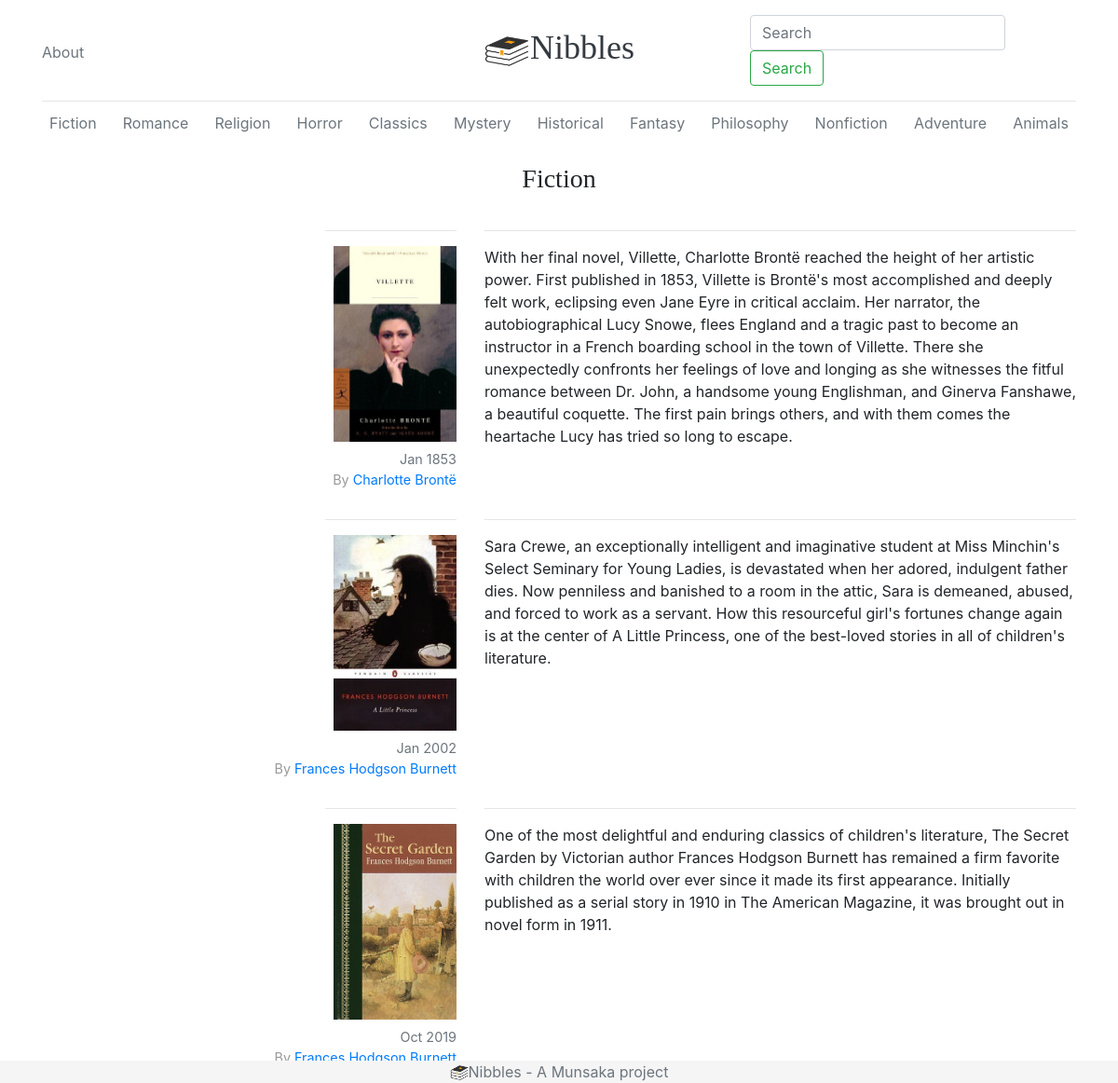
Page /nibbles/genre/Fiction on the committed database.
### NibblesBookApp/models.py (models this page shows, shortened)
class Book(models.Model):
    id = models.PositiveIntegerField(primary_key=True)
    image = models.CharField(max_length=300, default='static/images/books/')
    title = models.CharField(max_length=200)
    author = models.ForeignKey(Author, on_delete=models.CASCADE)
    pages = models.PositiveSmallIntegerField()
    description = models.TextField(max_length=900)
    genre = models.CharField(max_length=30)
    isbn = models.BigIntegerField()
    publisher = models.ForeignKey(Publisher, on_delete=models.CASCADE)
    date = models.DateTimeField(null=True, blank=True)
    store = models.ManyToManyField(Store)
    ''' get average rating of a book '''

class Author(models.Model):
    id = models.PositiveIntegerField(primary_key=True)
    image = models.CharField(max_length=50, default='static/images/authors/')
    first_name = models.CharField(max_length=60)
    last_name = models.CharField(max_length=60)
    about = models.TextField(max_length=1000, default='None')
    def __str__(self):
        return self.first_name + ' ' + self.last_name

### NibblesBookApp/views.py (the view)
# urls.py: path('genre/<str:genre>', views.get_genre, name='get_genre'),
def get_genre(request, genre):
    queryset = models.Book.objects.filter(genre=genre)
    context = {'queryset': queryset, 'genre': genre}
    return render(request, 'genres.html', context)

### templates/genres.html (shortened to what this page needs)
{% extends 'base.html' %}
{% load static %}
{% block body %}
    <h3 align="center" style="margin-top: 2%;margin-bottom: 2%">{{ genre }}</h3>
    {% for book in queryset %}
        <div class="row">
            <div class="col-md-5" align="right">
                <hr size="4" class="col-md-3" align="right">
                <figure class="figure">
                    <a href="{% url 'NibblesBookApp:get_book' book.id %}">
                      <div class="nang">
                      <img src="/{{ book.image }}" class="figure-img img-fluid" alt="{{ book.title }}" style="width:132px;height:210px;">
                      </div>
                    </a>
                    <figcaption class="figure-caption">
                        {{ book.date |date:'M Y' }}<br>
                        <span class="blog-post-meta">By <a href="{% url 'NibblesBookApp:get_author' book.author_id %}">{{ book.author }}</a></span>
                    </figcaption>
                </figure>
            </div>
            <div class="col-md-7"><hr size="5">
                <p>{{ book.description }}</p>
            </div>
        </div>
        {% endfor %}
{% endblock %}

### static/css/style.css (style rules this page uses)
h1, h2, h3, h4, h5, h6 { font-family: "Playfair Display", Georgia, "Times New Roman", serif; }
.blog-post-meta { margin-bottom: 1.25rem; color: #999; }
.body { min-height: 100vh; position: relative; margin: 0; }

### rows in the picture
Book: image (picture), date "Jan 1853", author "Charlotte Brontë", description "With her final novel, Villette, Charlotte Brontë reached the height of her artistic power. First published in 1853, Villette is Brontë's most accomplished and deeply felt work, eclipsing even Jane Eyre in critical acclaim. Her narrator, the autobiographical Lucy Snowe, flees England and a tragic past to become an instructor in a French boarding school in the town of Villette. There she unexpectedly confronts her feelings of love and longing as she witnesses the fitful romance between Dr. John, a handsome young Englishman, and Ginerva Fanshawe, a beautiful coquette. The first pain brings others, and with them comes the heartache Lucy has tried so long to escape."
Book: image (picture), date "Jan 2002", author "Frances Hodgson Burnett", description "Sara Crewe, an exceptionally intelligent and imaginative student at Miss Minchin's Select Seminary for Young Ladies, is devastated when her adored, indulgent father dies. Now penniless and banished to a room in the attic, Sara is demeaned, abused, and forced to work as a servant. How this resourceful girl's fortunes change again is at the center of A Little Princess, one of the best-loved stories in all of children's literature."
Book: image (picture), date "Oct 2019", author "Frances Hodgson Burnett", description "One of the most delightful and enduring classics of children's literature, The Secret Garden by Victorian author Frances Hodgson Burnett has remained a firm favorite with children the world over ever since it made its first appearance. Initially published as a serial story in 1910 in The American Magazine, it was brought out in novel form in 1911."

### other values in the picture
{{ genre }} "Fiction"
